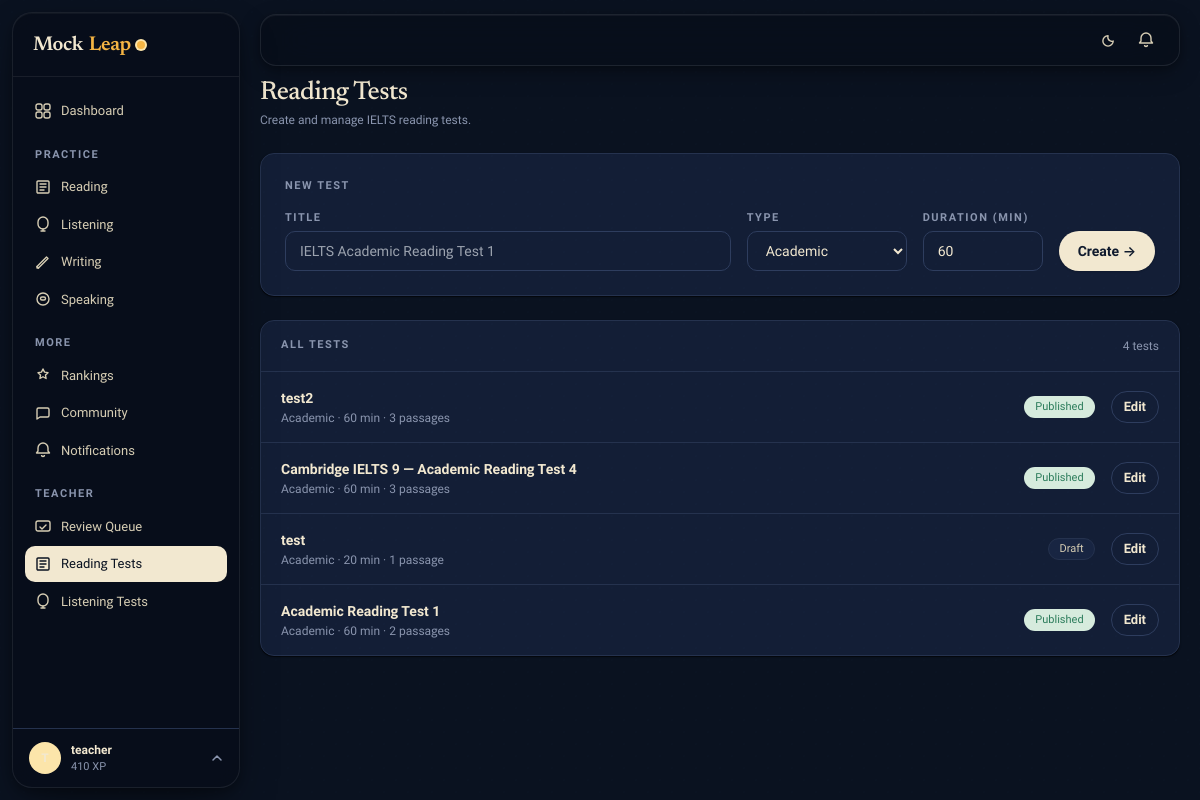
The app's page /teachers/reading/ (signed in) with its own data.
### apps/accounts/models.py (models this page shows, shortened)
class User(AbstractUser):
    ROLE_STUDENT = 'student'
    ROLE_TEACHER = 'teacher'
    ROLE_ADMIN = 'admin'
    ROLE_CHOICES = [
        (ROLE_STUDENT, 'Student'),
        (ROLE_TEACHER, 'Teacher'),
        (ROLE_ADMIN, 'Admin'),
    ]
    email = models.EmailField(unique=True)
    role = models.CharField(max_length=10, choices=ROLE_CHOICES, default=ROLE_STUDENT)
    avatar = models.ImageField(upload_to='avatars/', null=True, blank=True)
    bio = models.TextField(blank=True)
    target_band = models.DecimalField(max_digits=3, decimal_places=1, null=True, blank=True)
    test_date = models.DateField(null=True, blank=True)
    country = models.CharField(max_length=100, blank=True)
    timezone = models.CharField(max_length=50, default='UTC')
    dark_mode = models.BooleanField(default=False)
    email_notifications = models.BooleanField(default=True)
    xp = models.PositiveIntegerField(default=0)
    streak_days = models.PositiveIntegerField(default=0)
    last_active = models.DateField(null=True, blank=True)
    created_at = models.DateTimeField(auto_now_add=True)
    USERNAME_FIELD = 'email'
    REQUIRED_FIELDS = ['username']
    class Meta:
        verbose_name = 'User'
        verbose_name_plural = 'Users'

### apps/reading/models.py (models this page shows, shortened)
class ReadingTest(models.Model):
    TYPE_ACADEMIC = 'academic'
    TYPE_GENERAL = 'general'
    TYPE_CHOICES = [(TYPE_ACADEMIC, 'Academic'), (TYPE_GENERAL, 'General Training')]
    title = models.CharField(max_length=200)
    test_type = models.CharField(max_length=10, choices=TYPE_CHOICES, default=TYPE_ACADEMIC)
    duration_minutes = models.PositiveIntegerField(default=60)
    is_published = models.BooleanField(default=False)
    created_by = models.ForeignKey(settings.AUTH_USER_MODEL, on_delete=models.SET_NULL, null=True, related_name='reading_tests_created')
    created_at = models.DateTimeField(auto_now_add=True)

### apps/teachers/views.py (the view)
# urls.py: path('reading/', views.reading_tests, name='reading_tests'),
@login_required
@teacher_required
def reading_tests(request):
    if request.method == 'POST':
        form = ReadingTestForm(request.POST)
        if form.is_valid():
            test = form.save(commit=False)
            test.created_by = request.user
            test.save()
            return redirect('teachers:reading_test_edit', pk=test.pk)
    else:
        form = ReadingTestForm()
    tests = ReadingTest.objects.order_by('-created_at')
    return render(request, 'teachers/reading_tests.html', {'tests': tests, 'form': form})

### apps/teachers/forms.py
class ReadingTestForm(forms.ModelForm):
    class Meta:
        model  = ReadingTest
        fields = ['title', 'test_type', 'duration_minutes', 'is_published']

### apps/core/context_processors.py (called while the page is built)
def site_context(request):
    ctx = {
        'brand': getattr(settings, 'MOCKLEAP_BRAND', 'MockLeap'),
        'dark_mode': getattr(request.user, 'dark_mode', False) if request.user.is_authenticated else False,
        'unread_count': 0,
    }
    if request.user.is_authenticated:
        try:
            from apps.notifications.models import Notification
            ctx['unread_count'] = Notification.objects.filter(user=request.user, is_read=False).count()
        except Exception:
            pass
    return ctx

### apps/teachers/views.py (called while the page is built)
def teacher_required(view_func):
    from functools import wraps
    @wraps(view_func)
    def wrapper(request, *args, **kwargs):
        u = request.user
        if not u.is_authenticated or (u.role != 'teacher' and not u.is_staff and not u.is_superuser):
            return redirect('core:landing')
        return view_func(request, *args, **kwargs)
    return wrapper

### templates/teachers/reading_tests.html (shortened to what this page needs)
{% extends "layouts/app.html" %}
{% block content %}
<div class="flex items-center justify-between mb-6">
  <div>
    <h1 class="h-display" style="font-size:26px;">Reading Tests</h1>
    <p class="t-meta mt-1">Create and manage IELTS reading tests.</p>
  </div>
</div>
<div class="grid grid-cols-1 gap-6" style="max-width:960px;">
  <div class="ml-card" style="padding:24px;">
    <div class="t-eyebrow mb-4">New test</div>
    <form method="post">
      <div class="grid grid-cols-1 gap-4" style="grid-template-columns:1fr 160px 120px auto;">
        <div>
          <label class="t-eyebrow block mb-1">Title</label>
          <input type="text" name="title" class="ml-input" placeholder="IELTS Academic Reading Test 1" required style="width:100%;">
        </div>
        <div>
          <label class="t-eyebrow block mb-1">Type</label>
          <select name="test_type" class="ml-input" style="width:100%;">
            <option value="academic">Academic</option>
          </select>
        </div>
        <div>
          <label class="t-eyebrow block mb-1">Duration (min)</label>
          <input type="number" name="duration_minutes" class="ml-input" value="60" min="10" max="180" style="width:100%;">
        </div>
        <div style="align-self:flex-end;">
          <button type="submit" class="ml-btn ml-btn-primary" style="white-space:nowrap;">Create →</button>
        </div>
      </div>
    </form>
  </div>
  <div class="ml-card" style="padding:0;overflow:hidden;">
    <div class="flex items-center justify-between px-5 py-4 border-b" style="border-color:var(--border);">
      <span class="t-eyebrow">All tests</span>
      <span class="t-meta">{{ tests.count }} test{{ tests.count|pluralize }}</span>
    </div>
    {% for test in tests %}
    <div class="flex items-center gap-4 px-5 py-4 border-b last:border-b-0" style="border-color:var(--border);">
      <div style="flex:1;min-width:0;">
        <div class="text-sm font-semibold" style="color:var(--ink);">{{ test.title }}</div>
        <div class="t-meta text-xs mt-0.5">
          {{ test.get_test_type_display }} · {{ test.duration_minutes }} min ·
          {{ test.passages.count }} passage{{ test.passages.count|pluralize }}
        </div>
      </div>
      {% if test.is_published %}
        <span class="ml-chip ml-chip-ok" style="height:22px;font-size:11px;">Published</span>
      {% else %}
        <span class="ml-chip" style="height:22px;font-size:11px;">Draft</span>
      {% endif %}
      <a href="{% url 'teachers:reading_test_edit' test.pk %}" class="ml-btn ml-btn-ghost ml-btn-sm">Edit</a>
    </div>
    {% empty %}
    <div class="py-10 text-center t-meta">No reading tests yet. Create one above.</div>
    {% endfor %}
  </div>
</div>
{% endblock %}

### templates/components/sidebar.html (shortened to what this page needs)
{% load static %}
<aside id="sidebar" class="fixed z-30 w-60 flex flex-col -translate-x-full md:translate-x-0 transition-transform duration-300"
       style="top:12px;bottom:12px;left:12px;width:228px;border-radius:20px;
              background:rgba(250,246,236,0.90);
              backdrop-filter:blur(28px) saturate(180%);
              -webkit-backdrop-filter:blur(28px) saturate(180%);
              border:1px solid rgba(255,255,255,0.72);
              box-shadow:0 1px 0 rgba(255,255,255,.85) inset,
                         0 4px 12px rgba(14,27,46,.06),
                         0 20px 48px -12px rgba(14,27,46,.14);
              overflow:hidden;">
  <div class="h-16 flex items-center px-5 border-b flex-shrink-0" style="border-color:var(--border);">
    {% include "components/brand.html" %}
  </div>
  <nav class="flex-1 overflow-y-auto py-4 px-3 space-y-0.5" role="navigation" aria-label="Sidebar navigation">
    <a href="{% url 'dashboard:home' %}" class="nav-item {% if request.resolver_match.app_name == 'dashboard' %}active{% endif %}">
      Dashboard
    </a>
    <p class="t-eyebrow px-2.5 pt-4 pb-1">Practice</p>
    <a href="{% url 'reading:list' %}" class="nav-item {% if request.resolver_match.app_name == 'reading' %}active{% endif %}">
      <svg width="16" height="16" viewBox="0 0 16 16" fill="none"><path d="M3 2h10a1 1 0 011 1v10a1 1 0 01-1 1H3a1 1 0 01-1-1V3a1 1 0 011-1z" stroke="currentColor" stroke-width="1.4"/><path d="M5 5h6M5 8h6M5 11h4" stroke="currentColor" stroke-width="1.4" stroke-linecap="round"/></svg>
      Reading
    </a>
    <a href="{% url 'listening:list' %}" class="nav-item {% if request.resolver_match.app_name == 'listening' %}active{% endif %}">
      <svg width="16" height="16" viewBox="0 0 16 16" fill="none"><path d="M8 1a5 5 0 015 5v2a5 5 0 01-10 0V6a5 5 0 015-5z" stroke="currentColor" stroke-width="1.4"/><path d="M8 13v2M6 15h4" stroke="currentColor" stroke-width="1.4" stroke-linecap="round"/></svg>
      Listening
    </a>
    <a href="{% url 'writing:list' %}" class="nav-item {% if request.resolver_match.app_name == 'writing' %}active{% endif %}">
      <svg width="16" height="16" viewBox="0 0 16 16" fill="none"><path d="M2 12.5L3.5 14 13 4.5 11.5 3 2 12.5z" stroke="currentColor" stroke-width="1.4" stroke-linejoin="round"/><path d="M2 12.5V14h1.5" stroke="currentColor" stroke-width="1.4" stroke-linecap="round" stroke-linejoin="round"/></svg>
      Writing
    </a>
    <a href="{% url 'speaking:list' %}" class="nav-item {% if request.resolver_match.app_name == 'speaking' %}active{% endif %}">
      <svg width="16" height="16" viewBox="0 0 16 16" fill="none"><circle cx="8" cy="8" r="6" stroke="currentColor" stroke-width="1.4"/><path d="M5.5 7.5c0-.828.672-1.5 1.5-1.5h2a1.5 1.5 0 010 3H7A1.5 1.5 0 015.5 7.5z" stroke="currentColor" stroke-width="1.4"/></svg>
      Speaking
    </a>
    <p class="t-eyebrow px-2.5 pt-4 pb-1">More</p>
    <a href="{% url 'rankings:leaderboard' %}" class="nav-item {% if request.resolver_match.app_name == 'rankings' %}active{% endif %}">
      <svg width="16" height="16" viewBox="0 0 16 16" fill="none"><path d="M8 2l1.545 3.13L13 5.635l-2.5 2.435.59 3.44L8 9.763l-3.09 1.746.59-3.44L3 5.636l3.455-.506L8 2z" stroke="currentColor" stroke-width="1.4" stroke-linejoin="round"/></svg>
      Rankings
    </a>
    <a href="{% url 'community:rooms' %}" class="nav-item {% if request.resolver_match.app_name == 'community' %}active{% endif %}">
      <svg width="16" height="16" viewBox="0 0 16 16" fill="none"><path d="M14 10.5c0 .828-.672 1.5-1.5 1.5H5l-3 2V4.5C2 3.672 2.672 3 3.5 3h9c.828 0 1.5.672 1.5 1.5v6z" stroke="currentColor" stroke-width="1.4" stroke-linejoin="round"/></svg>
      Community
    </a>
    <a href="{% url 'notifications:list' %}" class="nav-item {% if request.resolver_match.app_name == 'notifications' %}active{% endif %}">
      <svg width="16" height="16" viewBox="0 0 16 16" fill="none"><path d="M8 1a5 5 0 00-5 5v3l-1.5 2h13L13 9V6a5 5 0 00-5-5zM6.5 13a1.5 1.5 0 003 0" stroke="currentColor" stroke-width="1.4" stroke-linejoin="round"/></svg>
      Notifications
    </a>
    {% if user.role == 'teacher' or user.is_staff or user.is_superuser %}
    <p class="t-eyebrow px-2.5 pt-4 pb-1">Teacher</p>
    <a href="{% url 'teachers:dashboard' %}" class="nav-item {% if request.resolver_match.url_name == 'dashboard' and request.resolver_match.app_name == 'teachers' %}active{% endif %}">
      <svg width="16" height="16" viewBox="0 0 16 16" fill="none"><rect x="1" y="3" width="14" height="10" rx="2" stroke="currentColor" stroke-width="1.4"/><path d="M5 9l2 2 4-4" stroke="currentColor" stroke-width="1.4" stroke-linecap="round" stroke-linejoin="round"/></svg>
      Review Queue
    </a>
    <a href="{% url 'teachers:reading_tests' %}" class="nav-item {% if request.resolver_match.app_name == 'teachers' and 'reading' in request.resolver_match.url_name %}active{% endif %}">
      <svg width="16" height="16" viewBox="0 0 16 16" fill="none"><path d="M3 2h10a1 1 0 011 1v10a1 1 0 01-1 1H3a1 1 0 01-1-1V3a1 1 0 011-1z" stroke="currentColor" stroke-width="1.4"/><path d="M5 5h6M5 8h6M5 11h4" stroke="currentColor" stroke-width="1.4" stroke-linecap="round"/></svg>
      Reading Tests
    </a>
    <a href="{% url 'teachers:listening_tests' %}" class="nav-item {% if request.resolver_match.app_name == 'teachers' and 'listening' in request.resolver_match.url_name %}active{% endif %}">
      <svg width="16" height="16" viewBox="0 0 16 16" fill="none"><path d="M8 1a5 5 0 015 5v2a5 5 0 01-10 0V6a5 5 0 015-5z" stroke="currentColor" stroke-width="1.4"/><path d="M8 13v2M6 15h4" stroke="currentColor" stroke-width="1.4" stroke-linecap="round"/></svg>
      Listening Tests
    </a>
    {% endif %}
  </nav>
  <div class="border-t flex-shrink-0" style="border-color:var(--border);position:relative;" id="ml-profile-zone">
    <button id="ml-profile-btn" type="button" style="
        width:100%;display:flex;align-items:center;gap:10px;
        padding:12px 16px;border:none;cursor:pointer;
        background:transparent;font-family:inherit;
        transition:background .12s;">
      {% if user.avatar %}
        <img src="{{ user.avatar.url }}" alt="" style="width:32px;height:32px;border-radius:50%;object-fit:cover;flex-shrink:0;">
      {% else %}
        <div style="width:32px;height:32px;border-radius:50%;display:flex;align-items:center;justify-content:center;font-size:12px;font-weight:700;flex-shrink:0;background:var(--accent-soft);color:var(--ink);">{{ user.username|first|upper }}</div>
      {% endif %}
      <div style="min-width:0;flex:1;text-align:left;">
        <p style="font-size:12px;font-weight:600;color:var(--ink);white-space:nowrap;overflow:hidden;text-overflow:ellipsis;margin:0;">{{ user.get_full_name|default:user.username }}</p>
        <p style="font-size:11px;color:var(--muted);margin:0;">{{ user.xp }} XP</p>
      </div>
      <svg id="ml-profile-chevron" width="12" height="12" viewBox="0 0 12 12" fill="none" style="color:var(--muted);flex-shrink:0;transition:transform .2s;">
        <path d="M2 8l4-4 4 4" stroke="currentColor" stroke-width="1.5" stroke-linecap="round" stroke-linejoin="round"/>
      </svg>
    </button>
  </div>
</aside>

### static/css/design.css (style rules this page uses)
#sidebar { background: rgba(250, 246, 236, 0.90) !important; backdrop-filter: blur(28px) saturate(180%) !important; -webkit-backdrop-filter: blur(28px) saturate(180%) !important; border: 1px solid rgba(255, 255, 255, 0.72) !important; box-shadow: 0 1px 0 rgba(255,255,255,.85) inset, 0 4px 12px rgba(14,27,46,.06), 0 20px 48px -12px rgba(14,27,46,.14) !important; }
.dark #sidebar { background: rgba(8, 14, 26, 0.92) !important; border-color: rgba(255, 255, 255, 0.08) !important; box-shadow: 0 1px 0 rgba(255,255,255,.04) inset, 0 4px 12px rgba(0,0,0,.28), 0 20px 48px -12px rgba(0,0,0,.44) !important; }
#sidebar .border-b { border-color: rgba(14,27,46,.07) !important; }
.dark #sidebar .border-b { border-color: rgba(255,255,255,.07) !important; }
.nav-item { font-size: 13px !important; padding: 8px 10px !important; border-radius: 10px !important; font-weight: 500 !important; transition: background .12s !important; }
.nav-item.active { background: var(--ink) !important; color: var(--bg) !important; }
.ml-card { transition: transform .18s cubic-bezier(.22,.68,0,1.2), box-shadow .18s ease !important; }

### records on screen
User: get_full_name "teacher", xp "410"
ReadingTest: title "test2", test_type "Academic", duration_minutes "60", passages.count "3", is_published "Published"
ReadingTest: title "Cambridge IELTS 9 — Academic Reading Test 4", test_type "Academic", duration_minutes "60", passages.count "3", is_published "Published"
ReadingTest: title "test", test_type "Academic", duration_minutes "20", passages.count "1", is_published "Draft"
ReadingTest: title "Academic Reading Test 1", test_type "Academic", duration_minutes "60", passages.count "2", is_published "Published"

### other values on screen
{{ tests.count }} "4"
